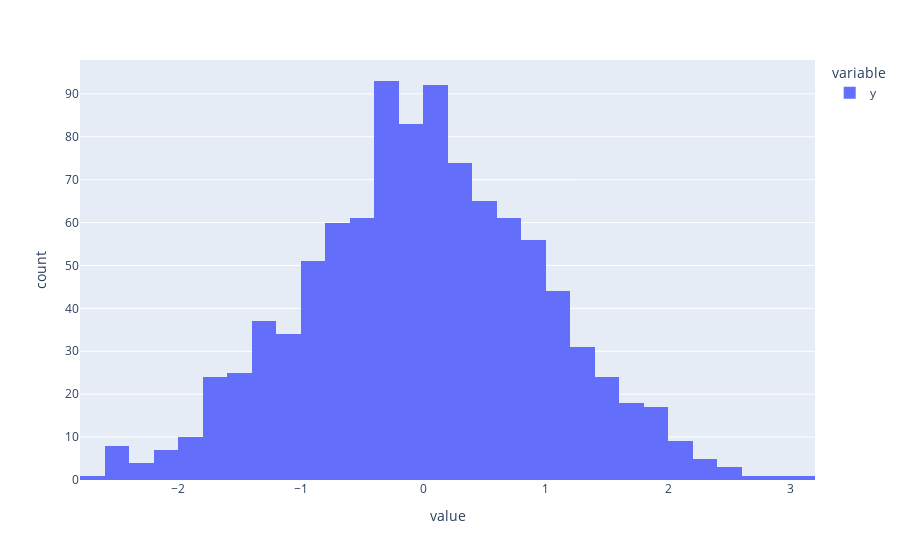

Write notebook code for a chart like this one.
### Markdown cell above
Plotly

### Code cell
px.histogram(df['y'])

### Figure 1 — Plotly figure (JSON) as saved in the notebook; plotly's stock layout.template omitted (floating-point values rounded to 4 significant figures; data arrays with more than 128 entries replaced by an {"elided": "..."} marker saying what was removed)
{"data": [{"alignmentgroup": "True", "bingroup": "x", "hovertemplate": "variable=y<br>value=%{x}<br>count=%{y}<extra></extra>", "legendgroup": "y", "marker": {"color": "#636efa", "pattern": {"shape": ""}}, "name": "y", "offsetgroup": "y", "orientation": "v", "showlegend": true, "type": "histogram", "x": {"elided": "1000 float values"}, "xaxis": "x", "yaxis": "y"}], "layout": {"barmode": "relative", "legend": {"title": {"text": "variable"}, "tracegroupgap": 0}, "margin": {"t": 60}, "xaxis": {"anchor": "y", "domain": [0, 1], "title": {"text": "value"}}, "yaxis": {"anchor": "x", "domain": [0, 1], "title": {"text": "count"}}}}
